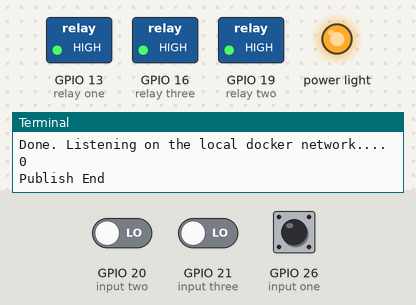
This program was run on a simulated Raspberry Pi (BCM pin numbers) with an Automation HAT. Parts: switched loads named in the program (green lamp = pin HIGH), output pins drawn as LEDs (lit = HIGH), the last lines printed to the terminal. Dashed ring = blinking. Inputs (shaded band) come from the test bench; at power-on: GPIO 26 (input one) LOW, GPIO 20 (input two) LOW, GPIO 21 (input three) LOW. No MQTT or app messages arrive unless stated.

Above: at 0.2 s.
At 1.2 s:
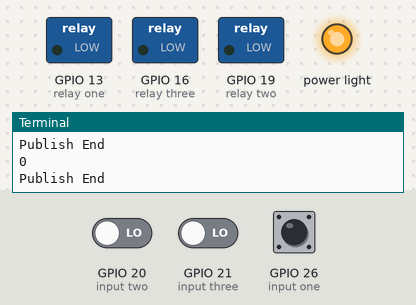
1.3 s: GPIO 26 (input one) pulled HIGH for 3.2 s
At 5.2 s:
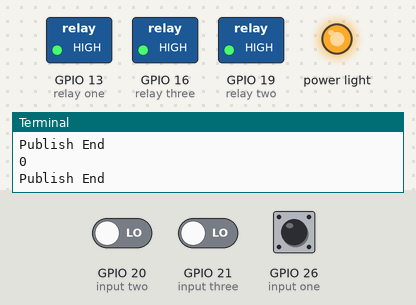
Timing chart, 0 to 12.2 s (numbered marks = the images above; inputs shaded):
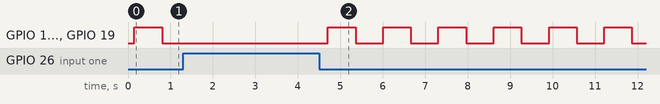

Measured:
- by itself, GPIO 13 (relay one), GPIO 16 (relay three), GPIO 19 (relay two): alternates HIGH for 0.65 s and LOW for 0.65 s

The program:

data_push.py
```python
import time
import paho.mqtt.client as mqtt
import json
import automationhat


# Read automation hat input channel and activate based on input from the OMRON proximity sensor
if automationhat.is_automation_hat():
    automationhat.light.power.write(1)

print("Initiating transmission over MQTT")
mqttc = mqtt.Client()
print("Done. Listening on the local docker network....")


while True:
    dat=automationhat.input.read()
    print(dat["one"])
    c={"s1":dat["one"]}
    msg=json.dumps(c)
    mqttc.connect("172.18.0.4", 1883, 60)
    mqttc.publish("Boeing/Maintenance/IBC1",payload=msg)
    #print("Time transmitted to local network....")
    # mqttc.loop_forever()
    print('Publish End')
    if dat["one"]==0:
        automationhat.relay.one.toggle()
        automationhat.relay.two.toggle()
        automationhat.relay.three.toggle()
    #print(automationhat.analog.read())
    time.sleep(0.5)
```
